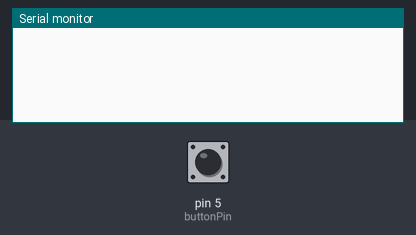
This sketch was run on a simulated Arduino Uno, built with avr-gcc and run on an emulated ATmega328P. Shown: the last lines printed to the serial monitor. Inputs (shaded band) come from the test bench; at power-on: pin 5 (buttonPin) LOW.

Above: at 1.2 s.
1.3 s: pin 5 (buttonPin) pulled HIGH for 0.15 s
At 1.44 s:
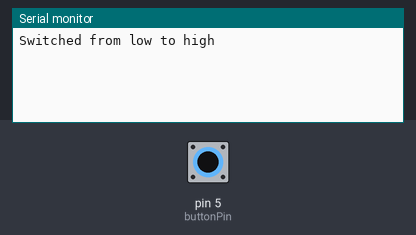
At 2.0 s:
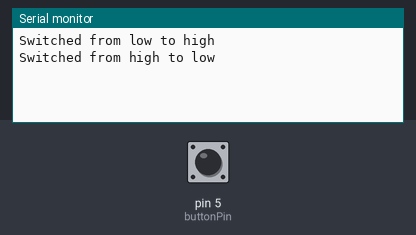

The sketch:

lab3excercise3.ino
```cpp
// Constant integer variable for switchPin
const int buttonPin = 5;

// Definine previousState as an integer variable
int previousState = LOW;
int currentState= 0;
void setup() {
  // Initialize serial communication
  Serial.begin(9600);
  // Set switchPin to input
  pinMode(buttonPin, INPUT);
  // Set previous state to switchPin's value
  previousState = digitalRead(buttonPin);
}

void loop() {
  // Read the current state of the switch
  currentState = digitalRead(buttonPin);
  if (currentState != previousState){
    delay(10);
  }
  // If state has changed switch statment activates and prints a 0 for LOW and 1 for HIGH
  if (currentState != previousState) {
    switch(currentState){
      case 0:
      Serial.println("Switched from high to low");
      break;
      default:
      Serial.println("Switched from low to high");
      break;
  }
    // Update the previous state to the current state for next iteration of the loop
    previousState = currentState;

  }
}
```

Measured:
- after the input at 1.3 s, the serial monitor: prints a new line at once (image 1)
